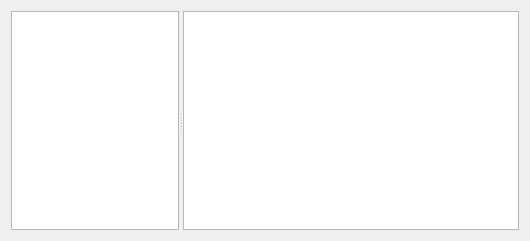
<?xml version="1.0" encoding="UTF-8"?>
<ui version="4.0">
 <class>Browser</class>
 <widget class="QWidget" name="Browser">
  <property name="geometry">
   <rect>
    <x>0</x>
    <y>0</y>
    <width>530</width>
    <height>241</height>
   </rect>
  </property>
  <property name="windowTitle">
   <string>Qt SQL Browser</string>
  </property>
  <layout class="QVBoxLayout" name="verticalLayout_2">
   <item>
    <widget class="QSplitter" name="splitter_2">
     <property name="sizePolicy">
      <sizepolicy hsizetype="Expanding" vsizetype="Expanding">
       <horstretch>0</horstretch>
       <verstretch>0</verstretch>
      </sizepolicy>
     </property>
     <property name="orientation">
      <enum>Qt::Horizontal</enum>
     </property>
     <widget class="ConnectionWidget" name="connectionWidget">
      <property name="sizePolicy">
       <sizepolicy hsizetype="Ignored" vsizetype="Expanding">
        <horstretch>1</horstretch>
        <verstretch>0</verstretch>
       </sizepolicy>
      </property>
     </widget>
     <widget class="QTreeView" name="table">
      <property name="sizePolicy">
       <sizepolicy hsizetype="Expanding" vsizetype="Expanding">
        <horstretch>2</horstretch>
        <verstretch>0</verstretch>
       </sizepolicy>
      </property>
      <property name="contextMenuPolicy">
       <enum>Qt::ActionsContextMenu</enum>
      </property>
      <property name="selectionBehavior">
       <enum>QAbstractItemView::SelectRows</enum>
      </property>
     </widget>
    </widget>
   </item>
  </layout>
 </widget>
 <customwidgets>
  <customwidget>
   <class>ConnectionWidget</class>
   <extends>QTreeView</extends>
   <header>ConnectionWidget.h</header>
  </customwidget>
 </customwidgets>
 <tabstops>
  <tabstop>connectionWidget</tabstop>
  <tabstop>table</tabstop>
 </tabstops>
 <resources/>
 <connections/>
</ui>
